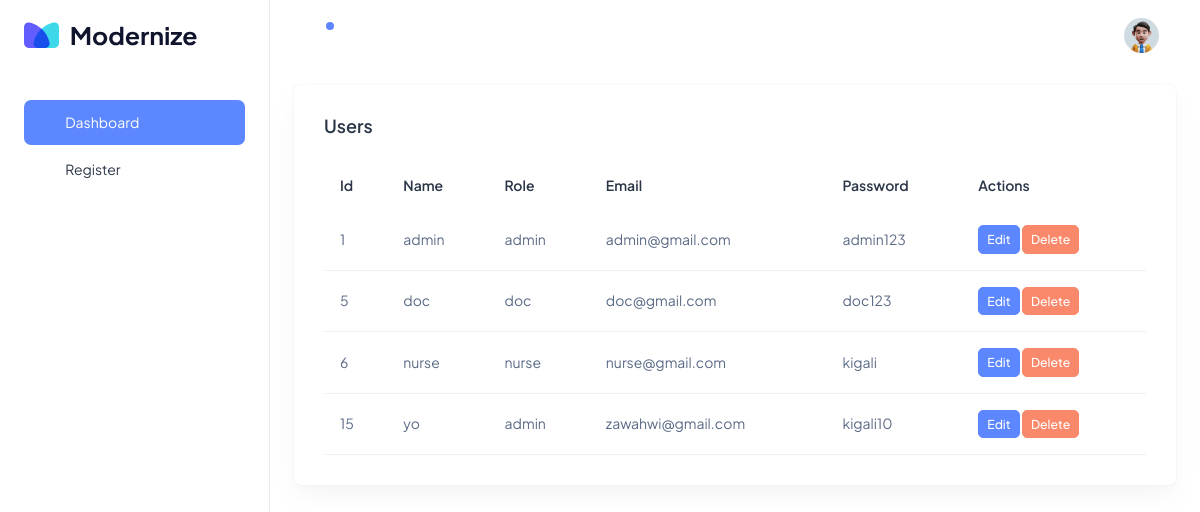
The page /html/admin_dash.php (signed in) on the database its author committed.
### tables this page shows
CREATE TABLE `users` (
  `user_id` int(11) NOT NULL,
  `name` varchar(255) NOT NULL,
  `email` varchar(255) NOT NULL,
  `password` varchar(255) NOT NULL,
  `role` varchar(30) NOT NULL
);

### html/admin_dash.php (the view, shortened to what this page needs)
<!doctype html>
<html lang="en">
<head>
    <link rel="stylesheet" href="../assets/css/styles.min.css" />
</head>
<body>
    <div class="page-wrapper" id="main-wrapper" data-layout="vertical" data-navbarbg="skin6" data-sidebartype="full" data-sidebar-position="fixed" data-header-position="fixed">
        <aside class="left-sidebar">
            <div>
                <div class="brand-logo d-flex align-items-center justify-content-between">
                    <a href="./index.html" class="text-nowrap logo-img">
                        <img src="../assets/images/logos/dark-logo.svg" width="180" alt="" />
                    </a>
                </div>
                <nav class="sidebar-nav scroll-sidebar" data-simplebar="">
                    <ul id="sidebarnav">
                        <li class="nav-small-cap">
                        </li>
                        <li class="sidebar-item">
                            <a class="sidebar-link" href="./admin_dash.php" aria-expanded="false">
                                <span>
                                    <i class="ti ti-layout-dashboard"></i>
                                </span>
                                <span class="hide-menu">Dashboard</span>
                            </a>
                        </li>
                        <li class="sidebar-item">
                            <a class="sidebar-link" href="./authentication-register.php" aria-expanded="false">
                                <span>
                                    <i class="ti ti-user-plus"></i>
                                </span>
                                <span class="hide-menu">Register</span>
                            </a>
                        </li>
                </nav>
            </div>
        </aside>
        <div class="body-wrapper">
            <header class="app-header">
                <nav class="navbar navbar-expand-lg navbar-light">
                    <ul class="navbar-nav">
                        <li class="nav-item">
                            <a class="nav-link nav-icon-hover" href="javascript:void(0)">
                                <i class="ti ti-bell-ringing"></i>
                                <div class="notification bg-primary rounded-circle"></div>
                            </a>
                        </li>
                    </ul>
                    <div class="navbar-collapse justify-content-end px-0" id="navbarNav">
                        <ul class="navbar-nav flex-row ms-auto align-items-center justify-content-end">
                            <li class="nav-item dropdown">
                                <a class="nav-link nav-icon-hover" href="javascript:void(0)" id="drop2" data-bs-toggle="dropdown" aria-expanded="false">
                                    <img src="../assets/images/profile/user-1.jpg" alt="" width="35" height="35" class="rounded-circle">
                                </a>
                            </li>
                        </ul>
                    </div>
                </nav>
            </header>
            <div class="container-fluid">
                <div class="card">
                    <div class="card-body">
                        <h5 class="card-title fw-semibold mb-4">Users</h5>
                        <div class="table-responsive">
                            <table class="table text-nowrap mb-0 align-middle">
                                <thead class="text-dark fs-4">
                                    <tr>
                                        <th class="border-bottom-0">
                                            <h6 class="fw-semibold mb-0">Id</h6>
                                        </th>
                                        <th class="border-bottom-0">
                                            <h6 class="fw-semibold mb-0">Name</h6>
                                        </th>
                                        <th class="border-bottom-0">
                                            <h6 class="fw-semibold mb-0">Role</h6>
                                        </th>
                                        <th class="border-bottom-0">
                                            <h6 class="fw-semibold mb-0">Email</h6>
                                        </th>
                                        <th class="border-bottom-0">
                                            <h6 class="fw-semibold mb-0">Password</h6>
                                        </th>
                                        <th class="border-bottom-0">
                                            <h6 class="fw-semibold mb-0">Actions</h6>
                                        </th>
                                    </tr>
                                </thead>
                                <tbody>
                                    <?php
                                    include 'db_connect.php';
                                    $query = "SELECT * FROM users";
                                    $result = $conn->query($query);
                                    if ($result->num_rows > 0) {
                                        while ($row = $result->fetch_assoc()) {
                                            echo '<tr>';
                                            echo '<td>' . $row["user_id"] . '</td>';
                                            echo '<td>' . $row["name"] . '</td>';
                                            echo '<td>' . $row["role"] . '</td>';
                                            echo '<td>' . $row["email"] . '</td>';
                                            echo '<td>' . $row["password"] . '</td>';
                                            echo '<td>';
                                            echo '<a class="btn btn-primary btn-sm" href="edit_user.php?id=' . $row["user_id"] . '">Edit</a> ';
                                            echo '<a class="btn btn-danger btn-sm" href="delete_user.php?id=' . $row["user_id"] . '">Delete</a>';
                                            echo '</td>';
                                            echo '</tr>';
                                        }
                                    } else {
                                        echo '<tr><td colspan="7">No user records found.</td></tr>';
                                    }
                                    ?>
                                </tbody>
                            </table>
                        </div>
                    </div>
                </div>
            </div>
        </div>
    </div>
</body>
</html>

### rows shown on the page
users: user_id "1", name "admin", role "admin", email "admin@gmail.com", password "admin123"
users: user_id "5", name "doc", role "doc", email "doc@gmail.com", password "doc123"
users: user_id "6", name "nurse", role "nurse", email "nurse@gmail.com", password "kigali"
users: user_id "15", name "yo", role "admin", email "zawahwi@gmail.com", password "kigali10"
